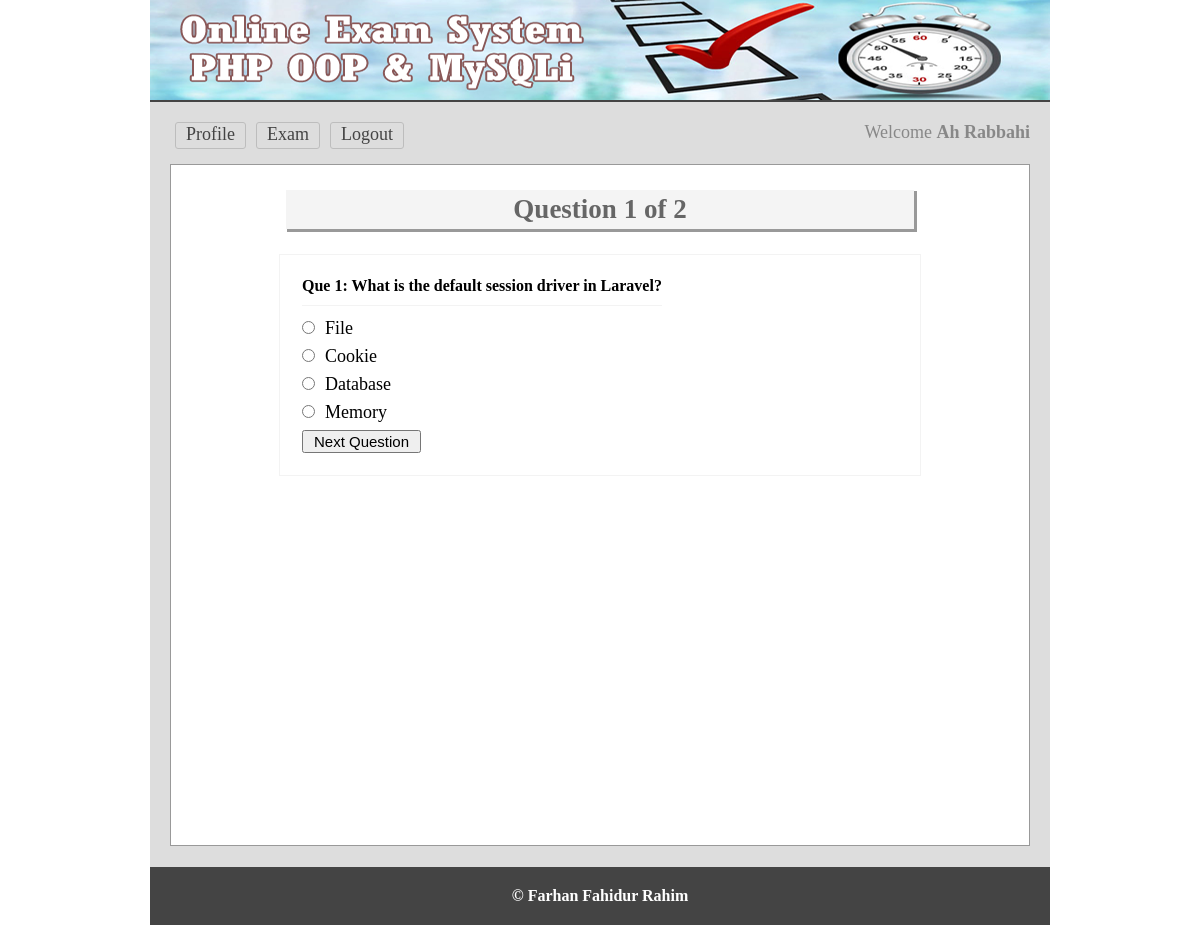
Page /test.php?q=1 (signed in) on the committed database.
### tables this page shows
CREATE TABLE `tbl_question` (
  `id` int(11) NOT NULL,
  `quesNo` int(11) NOT NULL,
  `question` text NOT NULL
);

CREATE TABLE `tbl_answer` (
  `id` int(11) NOT NULL,
  `quesNo` int(11) NOT NULL,
  `rightAns` int(11) NOT NULL DEFAULT 0,
  `option` text NOT NULL
);

### lib/Database.php (called while the page is built, shortened)
<?php
Class Database{
	public $host   = DB_HOST;
	public $user   = DB_USER;
	public $pass   = DB_PASS;
	public $dbname = DB_NAME;
	public $link;
	private function connectDB(){
	$this->link = new mysqli($this->host, $this->user, $this->pass, $this->dbname);
 }
	public function select($query){
		$result = $this->link->query($query) or die($this->link->error.__LINE__);
		if($result->num_rows > 0){
			return $result;
		} else {
			return false;
		}
	}
}

### controller/Question.php (called while the page is built, shortened)
<?php
	$filepath = realpath(dirname(__FILE__));
	include_once($filepath.'/../lib/Database.php');
	class Question
	{
		private $db;
		public function __construct()
		{
			$this->db=new Database();
		}
		public function getTotalQues()
		{
			$query="SELECT * from tbl_question";
			$result=$this->db->select($query);
			$total=$result->num_rows;
			return $total;
		}
		public function getQuesByNumber($number)
		{
			$query="SELECT * FROM tbl_question WHERE quesNo='$number'";
			$getdata=$this->db->select($query);
			$result=$getdata->fetch_assoc();
			return $result;
		}
		public function getAnswer($number)
		{
			$query="SELECT * FROM tbl_answer WHERE quesNo='$number'";
			$getdata=$this->db->select($query);
			return $getdata;
		}
	}
?>

### test.php (the view, shortened to what this page needs)
<?php include 'inc/header.php'; ?>
<?php
	if (isset($_GET['q'])) {
		$number=(int) $_GET['q'];
	}else{
		header("Location: exam.php");
	}
	$totalqs=$qst->getTotalQues();
	$question=$qst->getQuesByNumber($number);
?>
<div class="main">
<h1>Question <?php echo $question['quesNo']; ?> of <?php echo $totalqs; ?></h1>
	<div class="test">
		<form method="POST" action="">
			<table>
				<tr>
					<td colspan="2">
					 <h3>Que <?php echo $question['quesNo']; ?>: <?php echo $question['question']; ?></h3>
					</td>
				</tr>
				<?php
					$answer = $qst->getAnswer($number);
					if ($answer) {
						while($result=$answer->fetch_assoc()){
				?>
				<tr>
					<td>
					 <input type="radio" name="ans" value="<?php echo $result['id']; ?>" /><?php echo $result['option']; ?></td>
				</tr>
				<?php } } ?>
				<tr>
				  	<td>
						<input type="submit" name="submit" value="Next Question"/>
					</td>
				</tr>
			</table>
		</form>
</div>
 </div>
<?php include 'inc/footer.php'; ?>

### css/main.css (style rules this page uses)
* { margin:0;padding:0;outline:none }
body { font-family:verdana }
input[type="submit"] { cursor: pointer; font-size: 15px; padding: 1px 10px; }
.main { background: #fff none repeat scroll 0 0; border: 1px solid #999; margin-top: 10px; min-height: 650px; padding: 15px; width: 828px; }
.main h1 { background: #f4f4f4 none repeat scroll 0 0; box-shadow: 2px 2px 0 1px #999; color: #666; margin: 10px auto 25px; padding: 4px; text-align: center; width: 620px; }
.test { border: 1px solid #f3f3f3; margin: 0 auto; max-width: 600px; padding: 20px; }
.test input[type="radio"] { margin-bottom: 10px; margin-right: 10px; cursor:pointer; }
.test h3 { border-bottom: 1px solid #f3f3f3; font-size: 16px; margin-bottom: 10px; padding-bottom: 10px; }

### rows in the picture
tbl_question: quesNo "1", question "What is the default session driver in Laravel?"
tbl_answer: option "File"
tbl_answer: option "Cookie"
tbl_answer: option "Database"
tbl_answer: option "Memory"

### other values in the picture
Session::get("name") "Ah Rabbahi"
$totalqs "2"
